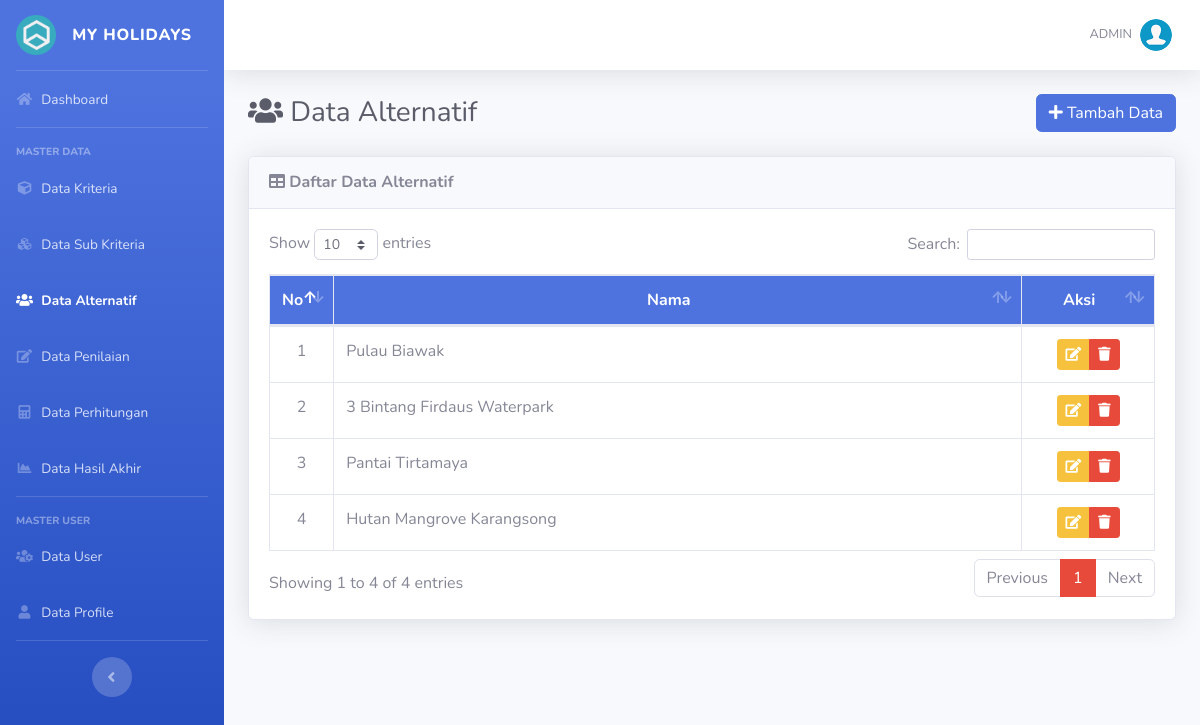
The page /list-alternatif.php (signed in) on the database its author committed.
### tables this page shows
CREATE TABLE `alternatif` (
  `id_alternatif` int(11) NOT NULL,
  `nama` varchar(100) NOT NULL
);

### list-alternatif.php (the view, shortened to what this page needs)
<?php require_once('includes/init.php'); ?>
<?php
require_once('template/header.php');
?>
<div class="d-sm-flex align-items-center justify-content-between mb-4">
    <h1 class="h3 mb-0 text-gray-800"><i class="fas fa-fw fa-users"></i> Data Alternatif</h1>
    <a href="tambah-alternatif.php" class="btn btn-primary"> <i class="fa fa-plus"></i> Tambah Data </a>
</div>
<div class="card shadow mb-4">
    <div class="card-header py-3">
        <h6 class="m-0 font-weight-bold"><i class="fa fa-table"></i> Daftar Data Alternatif</h6>
    </div>
    <div class="card-body">
		<div class="table-responsive">
			<table class="table table-bordered" id="dataTable" width="100%" cellspacing="0">
				<thead class="bg-primary text-white">
					<tr align="center">
						<th width="5%">No</th>
						<th>Nama</th>
						<th width="15%">Aksi</th>
					</tr>
				</thead>
				<tbody>
				<?php
				$no=0;
				$query = mysqli_query($koneksi,"SELECT * FROM alternatif");
				while($data = mysqli_fetch_array($query)):
				$no++;
				?>
					<tr align="center">
						<td><?php echo $no; ?></td>
						<td align="left"><?php echo $data['nama']; ?></td>
						<td>
							<div class="btn-group" role="group">
								<a data-toggle="tooltip" data-placement="bottom" title="Edit Data" href="edit-alternatif.php?id=<?php echo $data['id_alternatif']; ?>" class="btn btn-warning btn-sm"><i class="fa fa-edit"></i></a>
								<a  data-toggle="tooltip" data-placement="bottom" title="Hapus Data" href="hapus-alternatif.php?id=<?php echo $data['id_alternatif']; ?>" onclick="return confirm ('Apakah anda yakin untuk meghapus data ini')" class="btn btn-danger btn-sm"><i class="fa fa-trash"></i></a>
							</div>
						</td>
					</tr>
				<?php endwhile; ?>
				</tbody>
			</table>
		</div>
	</div>
</div>
<?php
require_once('template/footer.php');
?>

### rows shown on the page
alternatif: nama "Pulau Biawak"
alternatif: nama "3 Bintang Firdaus Waterpark"
alternatif: nama "Pantai Tirtamaya"
alternatif: nama "Hutan Mangrove Karangsong"

### other values the page prints
$_SESSION['username'] "ADMIN"
